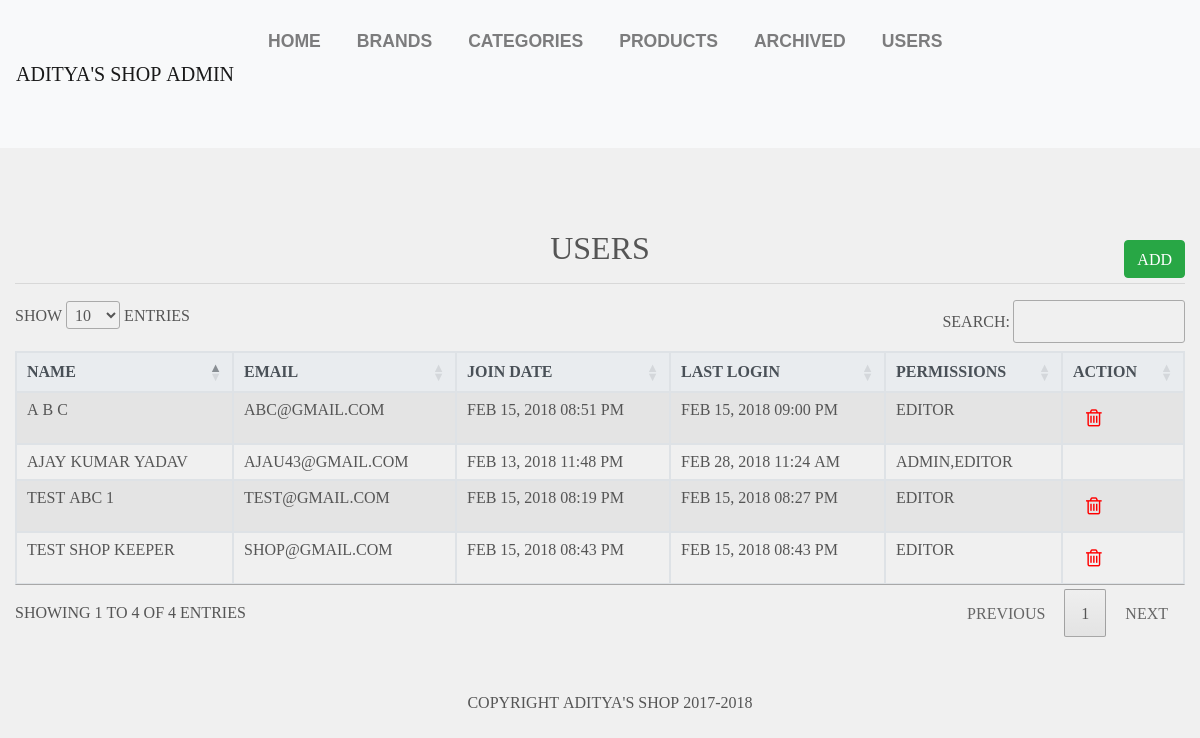
Page /Admin/users.php (signed in) on the committed database.
### tables this page shows
CREATE TABLE `users` (
  `id` int(11) NOT NULL,
  `full_name` varchar(255) NOT NULL,
  `email` varchar(175) NOT NULL,
  `password` varchar(255) NOT NULL,
  `join_date` datetime NOT NULL DEFAULT CURRENT_TIMESTAMP,
  `last_login` datetime NOT NULL,
  `permission` varchar(255) NOT NULL
);

### helpers/helpers.php (called while the page is built, shortened)
<?php
function pretty_date($date){
	return date("M d, Y h:i A", strtotime($date));
}

### Admin/users.php (the view, shortened to what this page needs)
<?php
require_once '../core/init.php';
include 'includes/head.php';
include 'includes/navigation.php';
if(isset($_GET['add'])){
	$name = ((isset($_POST['name']))?sanitize($_POST['name']):'');
	$email = ((isset($_POST['email']))?sanitize($_POST['email']):'');
	$password = ((isset($_POST['password']))?sanitize($_POST['password']):'');
	$confirm = ((isset($_POST['confirm']))?sanitize($_POST['confirm']):'');
	$permissions = ((isset($_POST['permissions']))?sanitize($_POST['permissions']):'');
	$errors = array();
	if($_POST){
		$emailQuery = $db->query("SELECT * FROM users WHERE email = '$email'");
		$emailCount = mysqli_num_rows($emailQuery);
		if($emailCount != 0){
			$errors[] = 'That email already exists in our database. Please..! try another one!';
		}
		$required = array('name','email','password','confirm','permissions');
		foreach($required as $f){
			if(empty($_POST[$f])){
				$errors[] = 'You must fill out all fields';
				break;
			}
		}
		if(strlen($password) < 6){
			$errors[] = 'Your password must be at least 6 characters';
		}
		if($password != $confirm){
			$errors[] = 'Your password do not match.';
		}
		if(!filter_var($email, FILTER_VALIDATE_EMAIL)){
			$errors[] = 'You must enter a valid email';
		}
		if(!empty($errors)){
			echo display_errors($errors);
		}else{
			$current_date = time();
			$current_date = date("Y-m-d H:i:s",$current_date);
			$last_login = '0000-00-00 00:00:00';
			$hashed = password_hash($password,PASSWORD_DEFAULT);
			$insert_user = "INSERT INTO users (full_name, email, password, join_date, last_login, permission) VALUES ('$name','$email','$hashed','$current_date','$last_login','$permissions')";
			$db->query($insert_user);
			$_SESSION['success_flash'] = 'User has been added';
			header('Location: users.php');
		}
	}
?>
<h2 class="text-center">Add New Users</h2><hr>
<form action="users.php?add=1" method="POST">
<div class="row">
	<div class="form-group col-md-6">
		<label for="name">Full Name:</label>
		<input type="text" name="name" id="name" class="form-control" value="<?=$name;?>">
	</div>
	<div class="form-group col-md-6">
		<label for="email">Email:</label>
		<input type="email" name="email" id="email" class="form-control" value="<?=$email;?>">
	</div>
</div>
<div class="row">
	<div class="form-group col-md-6">
		<label for="password">Password:</label>
		<input type="password" name="password" id="password" class="form-control" value="<?=$password;?>">
	</div>
	<div class="form-group col-md-6">
		<label for="confirm">Confirm Password:</label>
		<input type="password" name="confirm" id="cpassword" class="form-control" value="<?=$confirm;?>">
	</div>
</div>
<div class="row">
	<div class="form-group col-md-6">
		<label for="permission">Permission:</label>
		<select class="form-control" name="permissions">
			<option value="" <?=(($permissions == '')?' selected':'');?>>--Select-User--</option>
			<option value="editor"<?=(($permissions == 'editor')?' selected':'');?>>Editor</option>
			<option value="admin,editor" <?=(($permissions == 'admin,editor')?' selected':'');?>>Admin</option>
		</select>
	</div>
</div>
	<div class="form-group text-right">
		<a href="users.php" class="btn btn-info">Cancle</a>
		<input type="submit" value="Add" class="btn btn-primary">
	</div>
</form>
<?php
}else{
$userQuery = $db->query("SELECT * FROM users ORDER BY full_name");
?>
<br><br><br>
<h2 class="text-center"> Users</h2>
<a href="users.php?add=1" class="btn btn-success pull-right" style="margin-top:-35px;">Add</a>
<hr>
<table class="table table-bordered table-striped table-hover" id="usertable">
	<thead class="thead-light"><th>Name</th><th>Email</th><th>Join Date</th><th>Last Login</th><th>Permissions</th><th>Action</th></thead>
	<tbody>
		<?php while($user = mysqli_fetch_assoc($userQuery)): ?>
		<tr>
			<td><?=$user['full_name'];?></td>
			<td><?=$user['email'];?></td>
			 <td><?= pretty_date($user['join_date']);?></td>
			 <td><?=($user['last_login'] == '0000-00-00 00:00:00')? 'Never' : pretty_date($user['last_login']) ;?></td>
			<td><?=$user['permission']; ?></td>
			<td>
				<?php if($user['id'] != $user_data['id']): ?>
					<a href="users.php?delete=<?=$user['id']; ?>" class="btn btn-xs btn-default">
						<i class="fa fa-trash-o" aria-hidden="true" style="font-size:20px;color:red"></i>
					</a>
				<?php endif; ?>
			</td>
		</tr>
		<?php endwhile; ?>
	</tbody>
</table>
<?php } include 'includes/footer.php'; ?>

### css/style.css (style rules this page uses)
* { margin: 0; border: 0; padding: 0; }
body { background:#F0F0F0; color: #555; font-family: fontawesome; line-height: 190%; text-align: center; text-transform: uppercase; }

### rows in the picture
users: full_name "A B C", email "ABC@GMAIL.COM", join_date "FEB 15, 2018 08:51 PM", last_login "FEB 15, 2018 09:00 PM", permission "EDITOR"
users: full_name "AJAY KUMAR YADAV", email "AJAU43@GMAIL.COM", join_date "FEB 13, 2018 11:48 PM", last_login "FEB 28, 2018 11:24 AM", permission "ADMIN,EDITOR"
users: full_name "TEST ABC 1", email "TEST@GMAIL.COM", join_date "FEB 15, 2018 08:19 PM", last_login "FEB 15, 2018 08:27 PM", permission "EDITOR"
users: full_name "TEST SHOP KEEPER", email "SHOP@GMAIL.COM", join_date "FEB 15, 2018 08:43 PM", last_login "FEB 15, 2018 08:43 PM", permission "EDITOR"
